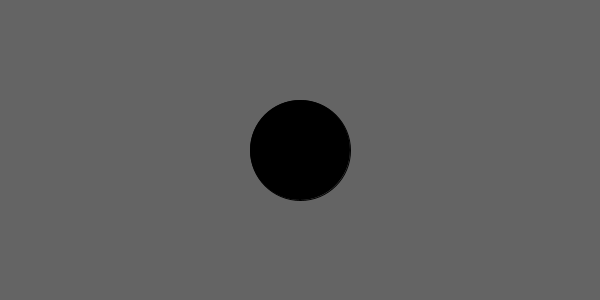
Frame 1 (no input)
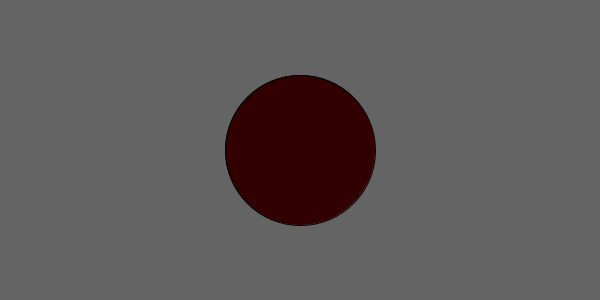
Frame 60 (the mouse pressed at the canvas centre just before this capture)
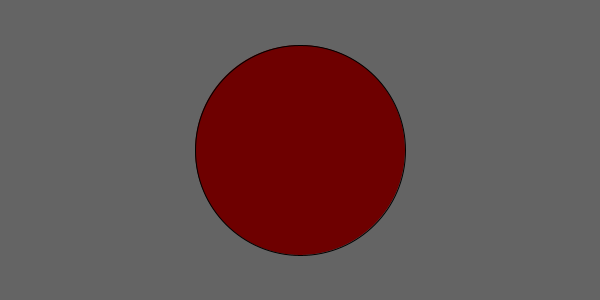
Frame 120 (the mouse held since frame 60 and released just before this capture)

The Processing sketch that drew these frames (run headless with seeded random() and noise(); from frame 60 on, the mouse is pressed at the canvas centre):

// Processing sketch: pelota_que_rebota
// ── pelota_que_rebota.pde
float r;
float g;
float b;
float tam;
int dir;

void setup() {
  size(600, 300);
  r = 0;
  g = 0;
  b = 0;
  tam = 100;
  dir = 1;
}
void draw() {
  background(100);
  fill(r, g, b);
  ellipse(width/2, height/2, tam, tam);
  r += 10 * dir;
  tam += 10 * dir;

  if (tam > 300) {
    dir *= -1;
  }
  
  if (tam<50){
    dir *= -1;
  }
  println(r);
}
